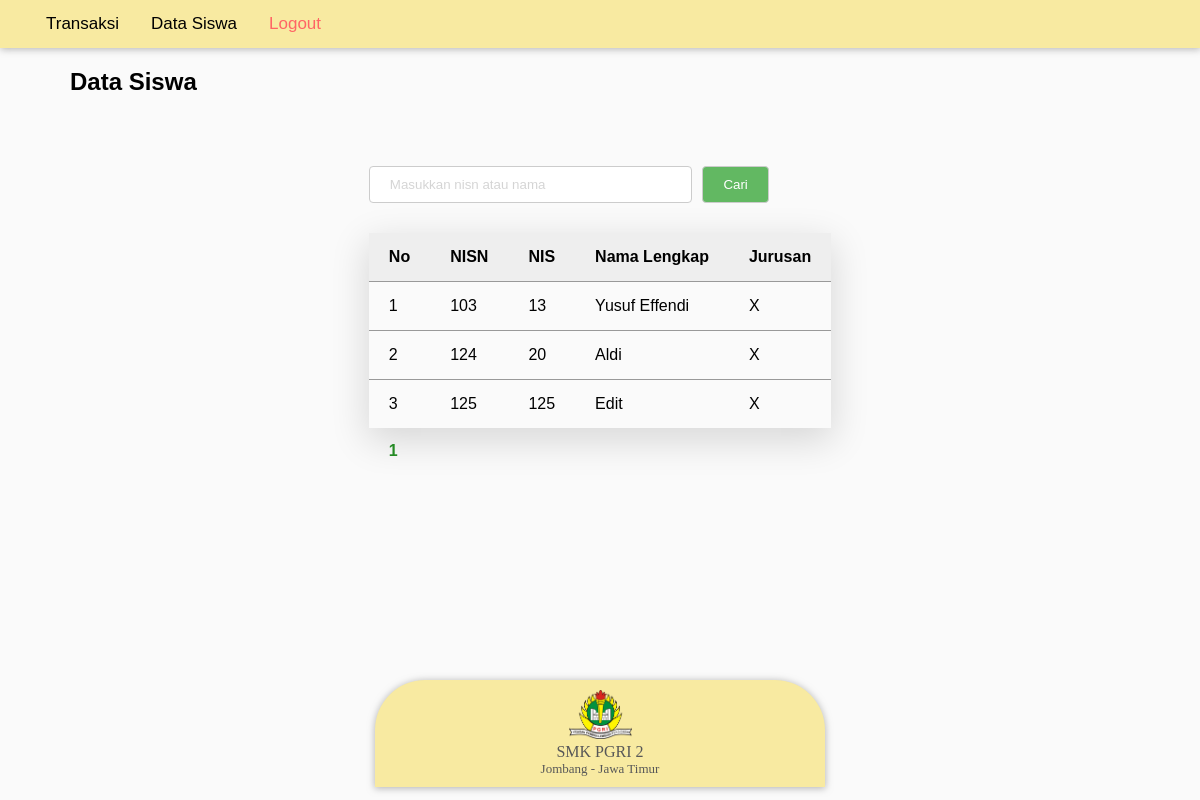
The app's page /petugas/index.php?p=siswa (signed in), older data.
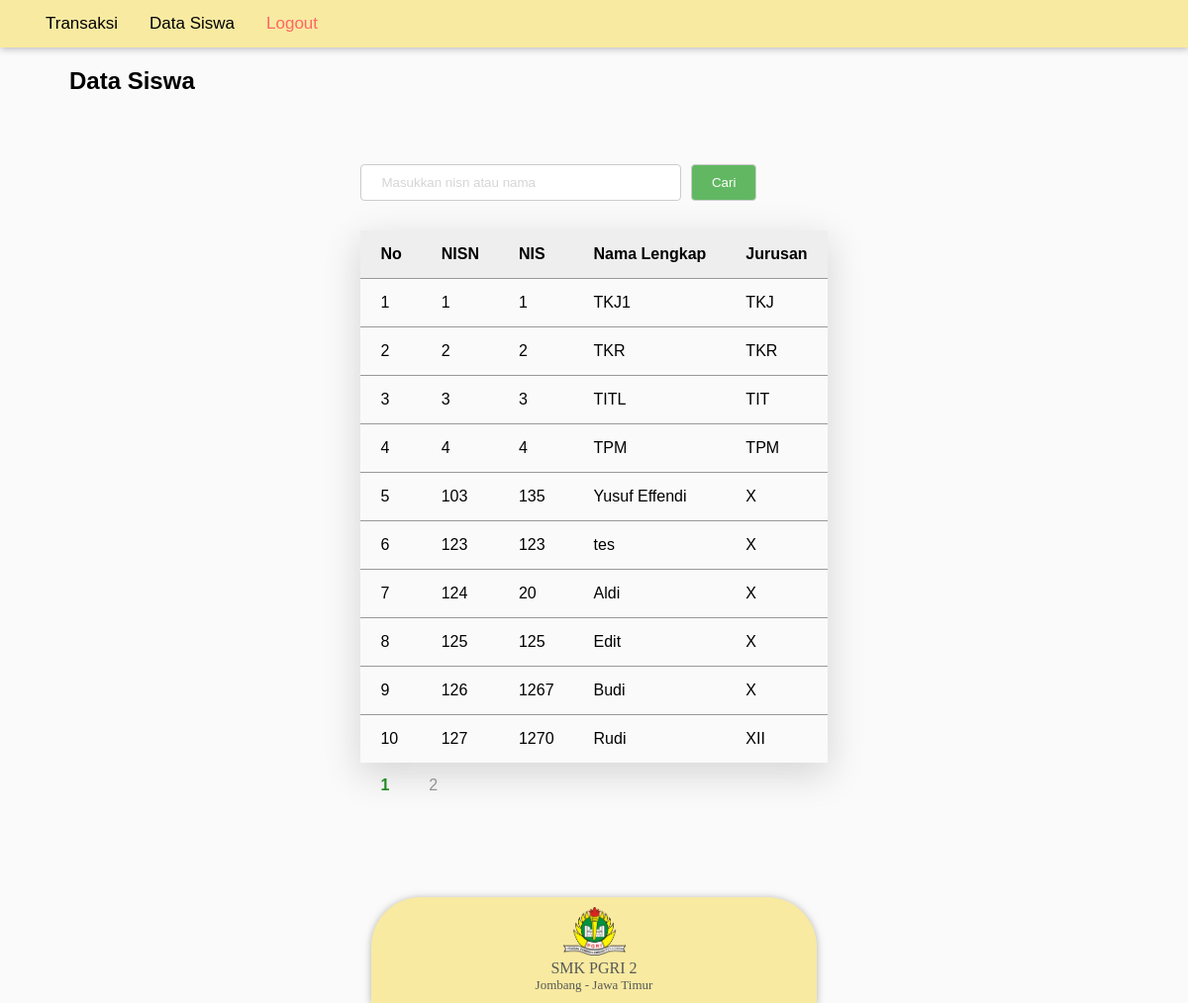
The same page, newer data.
### tables this page shows
CREATE TABLE `tb_siswa` (
  `nisn` int(11) NOT NULL,
  `nis` int(11) NOT NULL,
  `nama_lengkap` varchar(100) NOT NULL,
  `kelas` varchar(3) NOT NULL
);

### config/koneksi.php (called while the page is built, shortened)
<?php
    class Koneksi {
        var $host = 'localhost';
        var $user = 'root';
        var $pass = '';
        var $db_name = 'spp-pi-revisi';
        public function __construct() {
            $this->konek = mysqli_connect($this->host, $this->user, $this->pass, $this->db_name);
        }
    }

### petugas/petugas.php (called while the page is built, shortened)
<?php
    require_once '../config/koneksi.php';
    class Petugas extends Koneksi {
        public function getNumberOfAllRecords() {
            $stmt = mysqli_query($this->konek, "SELECT COUNT(*) FROM tb_siswa");
            return $stmt;
        }
        public function getSiswaDataNth($page) {
            $start = ($page * 10) - 9;
            $stmt = mysqli_query($this->konek, "SELECT * FROM (SELECT ROW_NUMBER() OVER (ORDER BY nisn) row_num, nisn, nis, nama_lengkap, kelas FROM tb_siswa) tb_siswa_ordered WHERE row_num >= $start LIMIT 10");
            return $stmt;
        }
    }

### petugas/data-siswa.php (the view, shortened to what the changed rows need)
<h2>Data Siswa</h2>
<div id="kontainer-konten">
    <div class="">
        <br>
        <?php
            if($_SERVER['REQUEST_METHOD'] == 'POST') {
                $rows = $petugas->getDataSiswaByNISNAndName($_POST['cari-data']);
                if(mysqli_num_rows($rows) == 0) {
                    echo "<p>Data tidak ditemukan</p>";
                } else {
                    $i = 0;
                    echo "<div class='divTable'>";
                        echo "<div class='divTableBody'>";
                            echo "<div class='divTableRow'>";
                                echo "<div class='divTableHead'>No</div>";
                                echo "<div class='divTableHead'>NISN</div>";
                                echo "<div class='divTableHead'>NIS</div>";
                                echo "<div class='divTableHead'>Nama Lengkap</div>";
                                echo "<div class='divTableHead'>Jurusan</div>";
                            echo "</div>";
                        echo "</div>";
                    foreach($rows as $row) :
                            echo "<div class='divTableBody'>";
                                echo "<div class='divTableRow'>";
                                    echo "<div class='divTableCell'>".++$i."</div>";
                                    echo "<div class='divTableCell'>".$row['nisn']."</div>";
                                    echo "<div class='divTableCell'>".$row['nis']."</div>";
                                    echo "<div class='divTableCell'>".$row['nama_lengkap']."</div>";
                                    echo "<div class='divTableCell'>".$row['kelas']."</div>";
                                echo "</div>";
                            echo "</div>";
                    endforeach;
                    echo "</div>";
                }
            } else {
                $rows = $petugas->getNumberOfAllRecords();
                $row = mysqli_fetch_row($rows);
                $totalRecords = $row[0];
                $totalPages = ceil($totalRecords / 10);
                echo "
                <div class='divTable'>
                    <div <div class='divTableBody'>
                        <div class='divTableHead'>No</div>
                        <div class='divTableHead'>NISN</div>
                        <div class='divTableHead'>NIS</div>
                        <div class='divTableHead'>Nama Lengkap</div>
                        <div class='divTableHead'>Jurusan</div>
                    </div>
                ";
                    if(isset($_GET['page'])) {
                        $currentPage = $_GET['page'];
                    } else {
                        $currentPage = 1;
                    }
                    $rows = $petugas->getSiswaDataNth($currentPage);
                    foreach($rows as $row) :
                    echo "
                        <div class='divTableRow'>
                            <div class='divTableCell'>".$row['row_num']."</div>
                            <div class='divTableCell'>".$row['nisn']."</div>
                            <div class='divTableCell'>".$row['nis']."</div>
                            <div class='divTableCell'>".$row['nama_lengkap']."</div>
                            <div class='divTableCell'>".$row['kelas']."</div>
                        </div>
                    ";
                endforeach;
                echo "</div>";
                echo '<div class="pagination">';
                for($i = 1; $i <= $totalPages; $i++) {
                    if($i == $currentPage) {
                        echo '<span>'.$i.'</span>';
                    } else {
                        echo '<span><a href="index.php?p=siswa&page='.$i.'">'.$i.'</a></span>';
                    }
                }
                echo '</div>';
            }
        ?>
    </div>
</div>
<?php
    require_once 'footer.php';
?>

Row changes from the older to the newer data that the page shows:
added tb_siswa: row_num "1", nisn "1", nis "1", nama_lengkap "TKJ1", kelas "TKJ"
added tb_siswa: row_num "2", nisn "2", nis "2", nama_lengkap "TKR", kelas "TKR"
added tb_siswa: row_num "3", nisn "3", nis "3", nama_lengkap "TITL", kelas "TIT"
added tb_siswa: row_num "4", nisn "4", nis "4", nama_lengkap "TPM", kelas "TPM"
changed tb_siswa "Yusuf Effendi": row_num "1" → "5"; nis "13" → "135"
added tb_siswa: row_num "6", nisn "123", nis "123", nama_lengkap "tes", kelas "X"
computed for tb_siswa "Aldi": row_num "2" → "7"
computed for tb_siswa "Edit": row_num "3" → "8"
added tb_siswa: row_num "9", nisn "126", nis "1267", nama_lengkap "Budi", kelas "X"
added tb_siswa: row_num "10", nisn "127", nis "1270", nama_lengkap "Rudi", kelas "XII"
Text that changed along with them:
new list line: "2"
